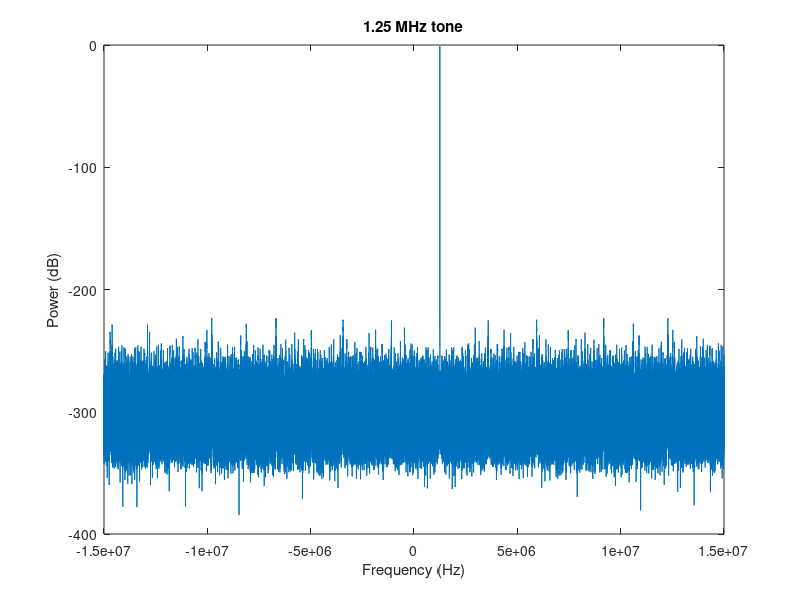

The MATLAB script that drew this image: (Note: this script raises an error after producing the figure.)
function complex_signal_generator()
% ORDER OF OPERATIONS: 
%   1. Open this file and press run to create or update the .csv file
%   2. WAIT FOR THE FILE TO GENERATE - ITS BIG AND TAKES SOME TIME!!!

% function to generate a compmlex sine signal

% importnat note: Number   of   samples   per  buffer  to  use  in  the
%   asynchronous stream.  Must be divisible by  1024 and >= 1024

% clear; clc;

% Our samples must be generated at the samplerate we plan to run the device at
fs = 30e6;

% Generate 10 seconds worth of samples. Bear in mind that when using the 
% binary SC16 Q11 format, 1 sample consumes 4 bytes of memory/disk space.  
% This quickly adds up - 10 seconds @ 2 Msps yields ~ 76.3 MiB. Be careful
% when using higher sample rates!
seconds = 160e-3;
% n = number of samples, fs = sample rate
n = seconds * fs;

% 1.25 MHz, in radians (ω = F_Hz * 2π)
f_rad = 1.25e6 * 2 * pi;

% Phase shift, phi or φ, in radians from degrees (φ = °/180 * π)
deg = 0;
phi = (deg/180) * pi;

% Generate a vector "t" which represents time, in units of samples.
% This starts at t=0, and creates n samples in steps of 1/SAMPLE_RATE
t = [ 0 : (1/fs) : (seconds - 1/fs) ];

% Create a sinusoid (signal = e^(jωt) ) with a magnitude of 0.90
% Shift signal by specified angle (shift = e^(jφ))
signal = 0.90 * exp(1j * phi) * exp(1j * f_rad * t);

% Plot the FFT of our signal as a quick sanity check.
% The NUM_SAMPLES denominator is just to normalize this for display purposes.
f = linspace(-0.5 * fs, 0.5 * fs, length(signal));
plot(f, 20*log10(abs(fftshift(fft(signal)))/n));
xlabel('Frequency (Hz)');
ylabel('Power (dB)');
title('1.25 MHz tone');

% Save the signal to a file
save_sc16q11('zero_element1.sc16q11', signal); 

end
